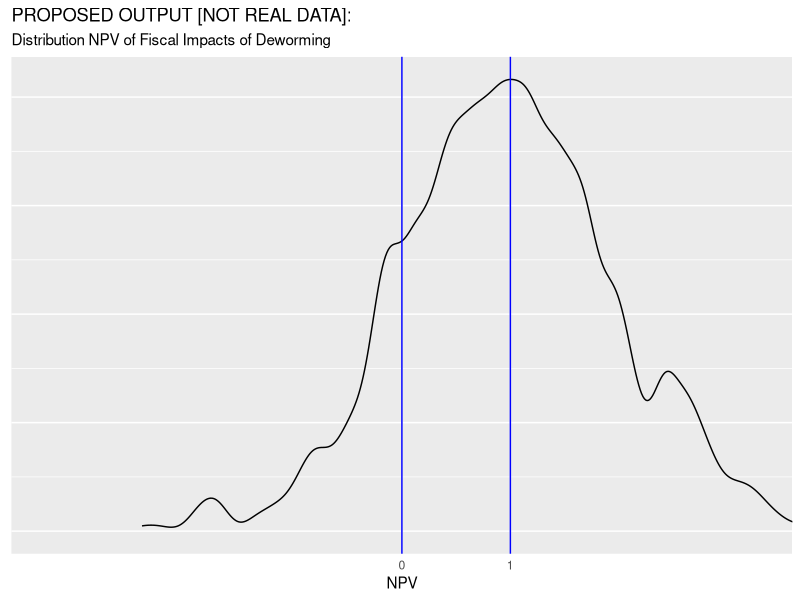

This chart was generated by the following R code: (Note: this script raises an error after producing the figure.)
## ---- chunk 1
knitr::opts_chunk$set(echo = TRUE)

## ---- chunk 2

##### Data  
#############
gov_bonds <- 	0.1185	          #Kenyan interest on sovereign debt - Central Bank of Kenya
inflation <-  0.02              #Kenyan inflation rate - World Bank Development Indicators
wage_ag_val <- 	11.84	          #Mean hourly wage rate (KSH) - Suri 2011
wage_ww_val <- 	14.5850933      #Control group hourly wage, ww (cond >=10 hrs per week) - Table 4, Panel B
profits_se_val <- 1766          #Control group monthly self-employed profits - Table 4, Panel A  FIX: MOST REFERENCES FROM TABLE 4 ARE TABLE 3
hours_se_cond_val <- 38.1       #Control group weekly self-employed hours, conditional on hrs >0 - Table D13, Panel D
hours_ag_val <- 8.3             #Control group hrs per week, agriculture - Table 4, Panel D
hours_ww_val <- 6.9             #Control group hrs per week, working for wages - Table 4, Panel B
hours_se_val <- 3.3             #Control group hrs per week, self-employment - Table 4, Panel A
ex_rate_val <- 85               #Exchange Rate - Central Bank of Kenya
growth_rate_val <- 1.52/100     #Per-capita GDP growth, 2002-2011 (accessed 1/29/13) -	World Bank - see notes
coverage_val  <- 0.681333333    # (R) Fraction of treated primary school students within 6 km - from W@W - see note
tax_val <- 0.16575              #ADD INFO
unit_cost_local_val <- 43.66    #Deworm the World
years_of_treat_val <- 2.41      #Additional Years of Treatment - Table 1, Panel A

##### Research
#############    
lambda1_vals <- c(3.49, 0)      #Hrs per week increase for men and women CONFIRM
lambda2_val <- 10.2             #Externality effect (proportional) - Table 3, Panel B
q_full_val <- 0.75              #Take up rates with full subsidy. From Miguel and Kremmer (2007)
q_zero_val <- 0                 #Take up rates with zero subsidy. From Miguel and Kremmer (2007)
delta_ed_vals <- c(-0.00176350949079451, 0.00696052250263997, 0.0258570306763183,     # (Delta E) Additional direct seconday schooling increase (from Joan)
                    0.0239963665555466, 0.027301406306074, 0.0234125454594173,
                   0.0279278879439199, 0.00647044449446303, 0.00835739437790601)                                     
delta_ed_vals <- cbind(delta_ed_vals, 1999:2007)
delta_ed_ext_vals <- c(-0.0110126908021048,	0.0140448546741008,	-0.0034636291545585,  #Additional externality secondary schooling increase (from Joan)
                       0.0112940214439477,	0.0571608179771775,	-0.0560546793186931,
                       0.0558284756343451,	0.1546264843901160,	0.0055961489945619)
delta_ed_ext_vals <- cbind(delta_ed_ext_vals, 1999:2007)    

##### Guess work   
#############
periods_val <- 50               #Total number of periods to forecast wages
time_to_jm_val <- 10            #Time from intial period until individual join the labor force
coef_exp_val <- c(0, 0)         #Years of experience coefficients (1-linear, 2-cuadratic)	- see notes
teach_sal_val <- 5041           #Yearly secondary schooling compensation	5041 - from ROI materials
teach_ben_val <- 217.47         #Yearly secondary schooling teacher benefits	217.47
n_students_val <- 45            #Average pupils per teacher	45


##### Notes:
#############
# on growth_rate_val: (http://data.worldbank.org/indicator/NY.GDP.PCAP.KD/), see calculation on "Kenya GDP per capita" tab. In W@W this equals 1.52%. ISSUE: This growth number should be updated to be 2002-2014, I think.
# on coef_exp_val: 1998/1999 Kenyan labor force survey; regression of earnings on age, age^2, female dummy, indicators for attained primary/secondary/beyond, and province dummies. Estimate used in W@W: (0.1019575, -0.0010413). ISSUE: For now assume no further life cycle adjustment beyond KLPS-3 (likely a conservative assumption).
# coverage_val: Overall Saturation (0.511) / 0.75 - not reported in table, average of T & C
## ---- chunk 3
set.seed(1234)
library(tidyverse)
library(ggplot2)
ggplot() +
  geom_density(aes(x = rnorm(1000, mean = 1),
                   alpha = 1/2), bw=.11, kernel = "gau") +
  geom_vline(xintercept = c(0, 1), col="blue") +
  coord_cartesian(xlim = c(-3,3)) +
  scale_x_discrete(limits = c(0,1))  +   
  guides(alpha = "none", colour="none") +
  labs(y = NULL,
       x = "NPV" ,
       title = "PROPOSED OUTPUT [NOT REAL DATA]:",
       subtitle = "Distribution NPV of Fiscal Impacts of Deworming")+
  theme(axis.ticks = element_blank(), axis.text.y = element_blank())
## ---- chunk 4
# Gamma is used to index gender.
npv <- function(n_male=1/2, n_female=1/2,
                interest_r=interst_r_val,
                wage=wage_t_val,
                lambda1_male=lambda1_vals[1],
                lambda1_female=lambda1_vals[2],
                tax=tax_val,
                saturation=saturation_val,             
                coverage=coverage_val,
                cost_of_schooling=cost_per_student,
                delta_ed_male=delta_ed_vals[,1],
                delta_ed_female=delta_ed_vals[,1],
                lambda2_male=lambda2_vals[1],
                lambda2_female=lambda2_vals[2],
                s1=0, q1=0, s2=s2_val, q2=q2_val,
                periods=periods_val) {
  ns <- c(n_male, n_female)
  lambda1s <- c(lambda1_male, lambda1_female)
  lambda2s <- c(lambda2_male, lambda2_female)
  index_t <- 0:periods
  delta_ed_s <- cbind(delta_ed_male, delta_ed_female)
  delta_ed_s <- rbind(c(0,0), delta_ed_s, matrix(0,41, 2) )

  benef <- matrix(NA, 51,2)
  for (i in 1:2){
  benef[,i] <- ( 1 / (1 + interest_r) )^index_t * wage *
                     ( lambda1s[i] + saturation * lambda2s[i] / coverage )
  }

  res1 <- sum( ns * ( tax * apply(benef, 2, sum) -
            apply( ( 1 / (1 + interest_r) )^index_t *
                     delta_ed_s * cost_of_schooling, 2, sum) )
          ) - (s2 * q2  - s1 * q1)
#  browser()
  return(res1)  
}
## ---- chunk 5
interst_r_val <- gov_bonds - inflation
## ---- chunk 6
wage_0_f <- function(wage_ag = wage_ag_val,  
                     wage_ww = wage_ww_val,
                     profits_se = profits_se_val,
                     hours_se_cond = hours_se_cond_val,  
                     hours_ag = hours_ag_val,
                     hours_ww = hours_ww_val,
                     hours_se = hours_se_val,
                     ex_rate = ex_rate_val) {
  wage_se <- profits_se / (4.5 * hours_se_cond)
  wage_ls <- c(wage_ag, wage_ww, wage_se)
  alpha_ls <- c(hours_ag, hours_ww, hours_se) / sum( c(hours_ag, hours_ww, hours_se) )
  res1 <- 1/ex_rate * sum( wage_ls * alpha_ls )
  return(res1)
}

#close to value from spreadsheet (Assumps&Panel A Calcs!B137 = 0.1481084),
#but I suspect diff due to computational precision

wage_0_val <- wage_0_f()  

experience_val <- 0:periods_val - time_to_jm_val

wage_t <- function(wage_0 = wage_0_val,
                   growth_rate = growth_rate_val,
                   experience = experience_val,
                   coef_exp1 = coef_exp_val[1],
                   coef_exp2 = coef_exp_val[2]) {
  res1 <- 52 * wage_0 *( ( 1 + growth_rate )^experience ) *
    ( 1 + coef_exp1 * experience + coef_exp2 * experience^2 ) *
    ifelse(0:periods_val >= time_to_jm_val, 1, 0)
  return(res1)
}

#close to value from spreadsheet (Calcs-Table 5!N21.. = 7.701634678),
#but I suspect diff due to computational precision
wage_t_val <- wage_t()
## ---- chunk 7
lambda1_vals <- rep(0.5 * lambda1_vals[1] + 0.5 *lambda1_vals[2], 2)
lambda2_vals <- rep(lambda2_val, 2)
## ---- chunk 8
#R
#p
saturation_val <- coverage_val * q_full_val + ( 1 - coverage_val ) * q_zero_val
## ---- chunk 9
cost_per_student <- (teach_sal_val + teach_ben_val) / n_students_val
## ---- chunk 10
# Nothing here yet with delta_ed_vals, but would like to incorporate model from Joan
# delta_ed_vals <-
delta_ed_ext_total <- delta_ed_ext_vals[,1] + delta_ed_vals[,1]
## ---- chunk 11
s2_val <- ( unit_cost_local_val / ex_rate_val ) * years_of_treat_val
q2_val <- q_full_val
## ---- chunk 12
#no externality NPV
res_npv_no_ext <- npv(lambda2_male = 0, lambda2_female = 0)

#yes externality NPV
res_npv_yes_ext <- npv(delta_ed_male = delta_ed_ext_total,
                       delta_ed_female = delta_ed_ext_total )
## ---- chunk 13
#34.8401

# generate draws of primitive values:
#  inputs: K primitive means and K standard deviations
#  output: K vectors with draws from simulations
# compute the elements of the model
#  input: K vectors with draws from sims
#  output: Input vectors for NPV function
# run the model Nsims times
#  input: Input vectors for NPV function
#  output: one vector of NPVs (of lenght Nsims)

# All variable args should use the _var subscript
sim.data1 <- function(nsims = 1e4,                                           
                      gov_bonds_var,                #Data
                      gov_bonds_sd_var,
                      inflation_var,
                      inflation_sd_var,
                      wage_ag_var,
                      wage_ag_sd_var,
                      wage_ww_var,
                      wage_ww_sd_var,
                      profits_se_var,
                      profits_se_sd_var,
                      hours_se_cond_var,
                      hours_se_cond_sd_var,
                      hours_ag_var,
                      hours_ag_sd_var,
                      hours_ww_var,
                      hours_ww_sd_var,
                      hours_se_var,
                      hours_se_sd_var,
                      ex_rate_var,
                      ex_rate_sd_var,
                      growth_rate_var,
                      growth_rate_sd_var,
                      coverage_var,
                      coverage_sd_var,
                      full_saturation_var,
                      full_saturation_sd_var,
                      saturation_var,
                      saturation_sd_var,
                      tax_var,
                      tax_sd_var,
                      unit_cost_local_var,
                      unit_cost_local_sd_var,
                      years_of_treat_var,
                      years_of_treat_sd_var,
                      lambda1_var,                   #Research
                      lambda1_sd_var,
                      lambda2_var,
                      lambda2_sd_var,
                      q_full_var,
                      q_full_sd_var,
                      q_zero_var,
                      q_zero_sd_var,
                      delta_ed_par1_var,
                      delta_ed_sd1_var,
                      delta_ed_par2_var,
                      delta_ed_sd2_var,
                      coef_exp_var,                  #Guesswork
                      coef_exp_sd_var,
                      teach_sal_var,
                      teach_sal_sd_var,
                      teach_ben_var,
                      teach_ben_sd_var,
                      n_students_var,
                      n_students_sd_var,
                      include_ext_var=TRUE
                      ) {
  set.seed(1234)

  ########
  #FUNCTION1
  #Defaoult dist: normal, default sd: 0.1* mean
  ## Data
  gov_bonds_sim <-            rnorm(n = nsims, mean = gov_bonds_vari, sd = gov_bonds_sd)
  inflation_sim <-            rnorm(nsims, inflation_vari, inflation_sd)
  wage_ag_val_sim <-          rnorm(nsims, wage_ag_vari, wage_ag_sd)
  wage_ww_val_sim <-          rnorm(nsims, wage_ww_vari, wage_ww_sd)
  profits_se_val_sim <-       rnorm(nsims, profits_se_vari, profits_se_sd)
  hours_se_cond_val_sim <-    rnorm(nsims, hours_se_cond_vari, hours_se_cond_sd)
  hours_ag_val_sim <-         rnorm(nsims, hours_ag_vari, hours_ag_sd)
  hours_ww_val_sim <-         rnorm(nsims, hours_ww_vari, hours_ww_sd)
  hours_se_val_sim <-         rnorm(nsims, hours_se_vari, hours_se_sd)
  ex_rate_val_sim <-          rnorm(nsims, ex_rate_vari, ex_rate_sd)
  growth_rate_val_sim <-      rnorm(nsims, growth_rate_vari, growth_rate_sd)
  coverage_val_sim <-         rnorm(nsims, coverage_vari, coverage_sd)
  saturation_val_sim <-       rnorm(nsims, saturation_vari, saturation_sd)    #TO DELETE
  full_saturation_val_sim <-  rnorm(nsims, full_saturation_vari, full_saturation_sd) ###Check here later
  tax_val_sim <-              rnorm(nsims, tax_vari, tax_sd)
  unit_cost_local_val_sim <-  rnorm(nsims, unit_cost_local_vari, unit_cost_local_sd)
  years_of_treat_val_sim <-   rnorm(nsims, years_of_treat_vari, years_of_treat_sd)

  ## Research
  aux1 <- lapply(1:2,function(x) c(lambda1_vari[x],lambda1_sd[x]) )
  lambda1_vals_sim <- sapply(aux1, function(x)  rnorm(nsims, mean = x[1], sd = x[2]) )
  lambda2_val_sim <- rnorm(nsims, lambda2_vari, lambda2_sd)
  q_full_val_sim <- rnorm(nsims, q_full_vari, q_full_sd)
  q_zero_val_sim <- rnorm(nsims, q_zero_vari, q_zero_sd)


  ## Guess work
  periods_val <- 50           #Total number of periods to forecast wages
  time_to_jm_val <- 10        #Time from intial period until individual join the labor force
  aux2 <- lapply(1:2,function(x) c(coef_exp_vari[x],coef_exp_sd[x]) )
  coef_exp_val_sim <- sapply(aux2, function(x)  rnorm(nsims, mean = x[1], sd = x[2]) )     
  teach_sal_val_sim <- rnorm(nsims, teach_sal_vari, teach_sal_sd)
  teach_ben_val_sim <- rnorm(nsims, teach_ben_vari, teach_ben_sd)
  n_students_val_sim <- rnorm(nsims, n_students_vari, n_students_sd)

  delta_ed_vals_sim <- sapply(delta_ed_vals[,1], function(x)  rnorm(nsims, mean =
                                                                     x * delta_ed_par1,
                                                                     sd = delta_ed_sd1 * sd(delta_ed_vals[,1]) ) )
  colnames(delta_ed_vals_sim) <- 1999:2007

  delta_ed_ext_vals_sim <- sapply(delta_ed_ext_vals[,1], function(x)  rnorm(nsims, mean =
                                                                              x * delta_ed_par2,
                                                                            sd = delta_ed_sd2 * sd(delta_ed_ext_vals[,1])))
  colnames(delta_ed_ext_vals_sim) <- 1999:2007

  ########
  #FUNCTION2

  # - Model
  npv_sim <- rep(NA, nsims)
  #yes externality NPV
  for (i in 1:nsims) {
    # 1 - "r""
    interst_r_val <- gov_bonds_sim[i] - inflation_sim[i]
    # 2 - "w_t"
    wage_0_val <- wage_0_f(wage_ag = wage_ag_val_sim[i],
                           wage_ww = wage_ww_val_sim[i],
                           profits_se = profits_se_val_sim[i],
                           hours_se_cond = hours_se_cond_val_sim[i],
                           hours_ag = hours_ag_val_sim[i],
                           hours_ww = hours_ww_val_sim[i],
                           hours_se = hours_se_val_sim[i],
                           ex_rate = ex_rate_val_sim[i])  
    experience_val <- 0:periods_val - time_to_jm_val
    wage_t_val <- wage_t(wage_0 = wage_0_val,
                         growth_rate = growth_rate_val_sim[i],
                         experience = experience_val,
                         coef_exp1 = coef_exp_val_sim[i,1],
                         coef_exp2 = coef_exp_val_sim[i,2])
    # 3 - “λ1,γ” and “λ2,γ”
    lambda1_vals_aux <- rep(0.5 * lambda1_vals_sim[i,1] + 0.5 * lambda1_vals_sim[i,2], 2)
    lambda2_vals <- rep(lambda2_val_sim[i], 2)
    # 4 - R and p
    #coverage_val_aux <-  saturation_val_sim[i] / full_saturation_val_sim[i]
    #saturation_val_aux <- full_saturation_val_sim[i] * coverage_val_sim[i]
    # 5 - K and ΔE⎯⎯⎯⎯γt(S1,S2)
    cost_per_student <- (teach_sal_val_sim[i] + teach_ben_val_sim[i]) / n_students_val_sim[i]
    delta_ed_ext_total_sim <- delta_ed_vals_sim[i,] + delta_ed_ext_vals_sim[i,]
    if (include_ext_vari==TRUE){
      delta_ed_final <-  delta_ed_ext_total_sim
    }else{
      delta_ed_final <- delta_ed_vals_sim[i,]
    }

    #6 - (S2Q(S2)−S1Q(S1))
    q2_val_aux <- q_full_val_sim[i]
    s2_val_aux <- ( unit_cost_local_val_sim[i] / ex_rate_val_sim[i] ) * years_of_treat_val_sim[i]

    npv_sim[i] <- npv(interest_r = interst_r_val,
                      wage = wage_t_val,
                      lambda1_male = lambda1_vals_aux[1],
                      lambda1_female = lambda1_vals_aux[2],
                      lambda2_male =  lambda2_vals[1],
                      lambda2_female =  lambda2_vals[2],
                      coverage = coverage_val_sim[i],
                      saturation = saturation_val_sim[i],
                      tax = tax_val_sim[i],
                      cost_of_schooling=cost_per_student,
                      delta_ed_male = delta_ed_final,
                      delta_ed_female = delta_ed_final,
                      q2 = q2_val_aux,
                      s2 = s2_val_aux)
  }


  return(npv_sim)
}


  ########
  #FUNCTION3
npv_sim <- sim.data1(nsims = 1e4,
          gov_bonds_vari = gov_bonds,                #Data
          gov_bonds_sd = 0.1 * gov_bonds,
          inflation_vari = inflation,
          inflation_sd = 0.1 * inflation,
          wage_ag_vari = wage_ag_val,
          wage_ag_sd = 0.1 * wage_ag_val,
          wage_ww_vari = wage_ww_val,
          wage_ww_sd = 0.1 * wage_ww_val,
          profits_se_vari = profits_se_val,
          profits_se_sd = 0.1 * profits_se_val,
          hours_se_cond_vari = hours_se_cond_val,
          hours_se_cond_sd = 0.1 * hours_se_cond_val,
          hours_ag_vari = hours_ag_val,  
          hours_ag_sd = 0.1 * hours_ag_val,
          hours_ww_vari = hours_ww_val,
          hours_ww_sd = 0.1 * hours_ww_val,
          hours_se_vari = hours_se_val,
          hours_se_sd = 0.1 * hours_se_val,
          ex_rate_vari = ex_rate_val,
          ex_rate_sd = 0.1 * ex_rate_val,
          growth_rate_vari = growth_rate_val,
          growth_rate_sd = 0.1 * growth_rate_val,
          coverage_vari = coverage_val,
          coverage_sd = 0.1 * coverage_val,
          saturation_vari = saturation_val,
          saturation_sd = 0.1 * saturation_val,
          tax_vari = tax_val,
          tax_sd = 0.1 * tax_val,
          unit_cost_local_vari = unit_cost_local_val,
          unit_cost_local_sd = 0.1 * unit_cost_local_val,
          years_of_treat_vari = years_of_treat_val,
          years_of_treat_sd = 0.1 * years_of_treat_val,
          lambda1_vari = c(lambda1_vals[1], lambda1_vals[2]),
          lambda1_sd = c(0.17, 0.17),
          lambda2_vari = lambda2_val,
          lambda2_sd = 0.1 * lambda2_val,
          q_full_vari = q_full_val,
          q_full_sd = 0.1 * q_full_val,
          q_zero_vari = q_zero_val,
          q_zero_sd = 0.1 * q_zero_val,
          coef_exp_vari = c(coef_exp_val[1], coef_exp_val[2]),
          coef_exp_sd = c(0.001 , 0.001),
          teach_sal_vari = teach_sal_val,
          teach_sal_sd = 0.1 * teach_sal_val,
          teach_ben_vari = teach_ben_val,
          teach_ben_sd = 0.1 * teach_ben_val,
          n_students_vari = n_students_val,
          n_students_sd = 0.1 * n_students_val,
          include_ext_vari = TRUE,
          full_saturation_vari = full_saturation_val,
          full_saturation_sd = 0.1 * full_saturation_val,
          delta_ed_par1 = 1,
          delta_ed_sd1 = 1,
          delta_ed_par2 = 1,
          delta_ed_sd2 = 1
          )



########
# ANALYSE OUTPUT

# unit test
if (abs(sd(npv_sim) - 28.38155)>0.0001 ) {
  print("Output has change")
}

npv_for_text <- paste("Median NPV:\n ", round(median(npv_sim), 2))
npv_for_text2 <- paste("SD NPV:\n ", round(sd(npv_sim), 2))

ggplot() +
  geom_density(aes(x = npv_sim,
                   alpha = 1/2), kernel = "gau") +
  geom_vline(xintercept = c(0, median(npv_sim)), col="blue") +
  coord_cartesian(xlim = c(-30,100)) +
  guides(alpha = "none", colour="none") +
  labs(y = NULL,
       x = "NPV" ,
       title = "Distribution NPV of Fiscal Impacts of Deworming",
       subtitle = "With Externalities")+
  annotate("text", x = 2.2 * median(npv_sim), y = 0.012, label = npv_for_text, size = 6)+
  annotate("text", x = 80, y = 0.004, label = npv_for_text2, size = 6)+
  theme(axis.ticks = element_blank(), axis.text.y = element_blank())
## ---- chunk 14

npv_sim <- sim.data1(nsims = 1e4,
          gov_bonds_vari = 0.129,                #Data
          gov_bonds_sd = 0.1 * gov_bonds,
          inflation_vari = inflation,
          inflation_sd = 0.1 * inflation,
          wage_ag_vari = wage_ag_val,
          wage_ag_sd = 0.1 * wage_ag_val,
          wage_ww_vari = wage_ww_val,
          wage_ww_sd = 0.1 * wage_ww_val,
          profits_se_vari = profits_se_val,
          profits_se_sd = 0.1 * profits_se_val,
          hours_se_cond_vari = 43,
          hours_se_cond_sd = 0.1 * hours_se_cond_val,
          hours_ag_vari = hours_ag_val,  
          hours_ag_sd = 0.1 * 7,
          hours_ww_vari = 6,
          hours_ww_sd = 0.1 * hours_ww_val,
          hours_se_vari = 5,
          hours_se_sd = 0.1 * hours_se_val,
          ex_rate_vari = ex_rate_val,
          ex_rate_sd = 0.1 * 110,
          growth_rate_vari = 0.01,
          growth_rate_sd = 0.1 * growth_rate_val,
          coverage_vari = 0.8,
          coverage_sd = 0.1 * coverage_val,
          saturation_vari = 0.45,
          saturation_sd = 0.1 * saturation_val,
          tax_vari = 0.16,
          tax_sd = 0.1 * tax_val,
          unit_cost_local_vari = unit_cost_local_val,
          unit_cost_local_sd = 0.1 * unit_cost_local_val,
          years_of_treat_vari = years_of_treat_val,
          years_of_treat_sd = 0.1 * years_of_treat_val,
          lambda1_vari = c(lambda1_vals[1], lambda1_vals[2]),
          lambda1_sd = c(0.17, 0.17),
          lambda2_vari = lambda2_val,
          lambda2_sd = 0.5 * lambda2_val,
          q_full_vari = q_full_val,
          q_full_sd = 0.1 * q_full_val,
          q_zero_vari = q_zero_val,
          q_zero_sd = 0.1 * q_zero_val,
          coef_exp_vari = c(0.002, -0.0002),
          coef_exp_sd = c(0.001 , 0.001),
          teach_sal_vari = 7000,
          teach_sal_sd = 0.1 * teach_sal_val,
          teach_ben_vari = teach_ben_val,
          teach_ben_sd = 0.1 * teach_ben_val,
          n_students_vari = 36,
          n_students_sd = 0.1 * n_students_val,
          include_ext_vari = TRUE,
          full_saturation_vari = full_saturation_val,
          full_saturation_sd = 0.1 * full_saturation_val,
          delta_ed_par1 = 1,
          delta_ed_sd1 = 1,
          delta_ed_par2 = 1,
          delta_ed_sd2 = 1
          )

npv_for_text <- paste("Median NPV:\n ", round(median(npv_sim), 2))

ggplot() +
  geom_density(aes(x = npv_sim,
                   alpha = 1/2), kernel = "gau") +
  geom_vline(xintercept = c(0, median(npv_sim)), col="blue") +
  coord_cartesian(xlim = c(-30,100)) +
  guides(alpha = "none", colour="none") +
  labs(y = NULL,
       x = "NPV" ,
       title = "Distribution NPV of Fiscal Impacts of Deworming",
       subtitle = "With Externalities")+
  annotate("text", x = 2.2 * median(npv_sim), y = 0.012, label = npv_for_text, size = 6)+
  theme(axis.ticks = element_blank(), axis.text.y = element_blank())
